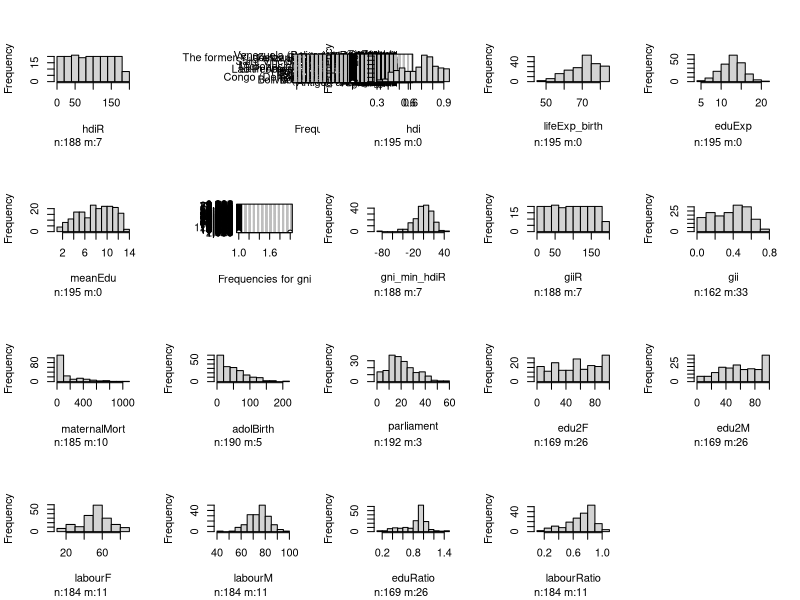

The R script that drew this image: (Note: this script raises an error after producing the figure.)
## ---- chunk 1
library(ggplot2)
library(GGally)
library(corrplot)
library(Hmisc)
human <- read.table("data/human.csv")
hist.data.frame(human, nclass =10)
corr <- cor(human)
corrplot(corr, method="circle", type="upper", tl.pos="d", tl.cex = 0.6)
summary(human)
## ---- chunk 2
#Calculate PCA
pca_human <- prcomp(human)
#Create summary and check variance of each PC
s <- summary(pca_human)
pca_pr <- 100 * round(1*s$importance[2, ], digits = 5)
#plot results
pc_lab <- paste0(names(pca_pr), " (", pca_pr, "%)")
# draw a biplot
biplot(pca_human, cex = c(0.8, 1), col = c("grey40", "deeppink2"), xlab = pc_lab[1], ylab = pc_lab[2])
pc_lab
## ---- chunk 3
#Scaling
human_std <- scale(human)
#Calculate PCA
pca_human <- prcomp(human_std)
#Create summary and check variance of each PC
s <- summary(pca_human)
pca_pr <- 100 * round(1*s$importance [2, ], digits = 5)
#plot results
pc_lab <- paste0(names(pca_pr), " (", pca_pr, "%)")
# draw a biplot
biplot(pca_human, cex = c(0.6, 1), col = c("grey40", "deeppink2"), xlab = pc_lab[1], ylab = pc_lab[2])
pc_lab
